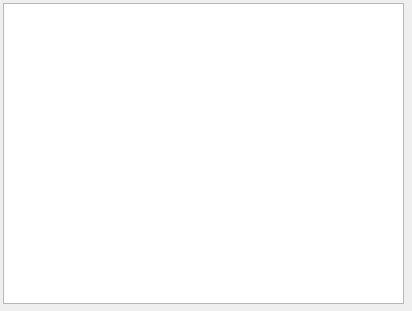
<?xml version="1.0" encoding="UTF-8"?>
<ui version="4.0">
 <class>Dialog</class>
 <widget class="QDialog" name="Dialog">
  <property name="geometry">
   <rect>
    <x>0</x>
    <y>0</y>
    <width>412</width>
    <height>311</height>
   </rect>
  </property>
  <property name="windowTitle">
   <string>Dialog</string>
  </property>
  <widget class="QPlainTextEdit" name="History">
   <property name="geometry">
    <rect>
     <x>3</x>
     <y>3</y>
     <width>401</width>
     <height>301</height>
    </rect>
   </property>
   <property name="textInteractionFlags">
    <set>Qt::TextSelectableByKeyboard|Qt::TextSelectableByMouse</set>
   </property>
  </widget>
 </widget>
 <resources/>
 <connections/>
</ui>
